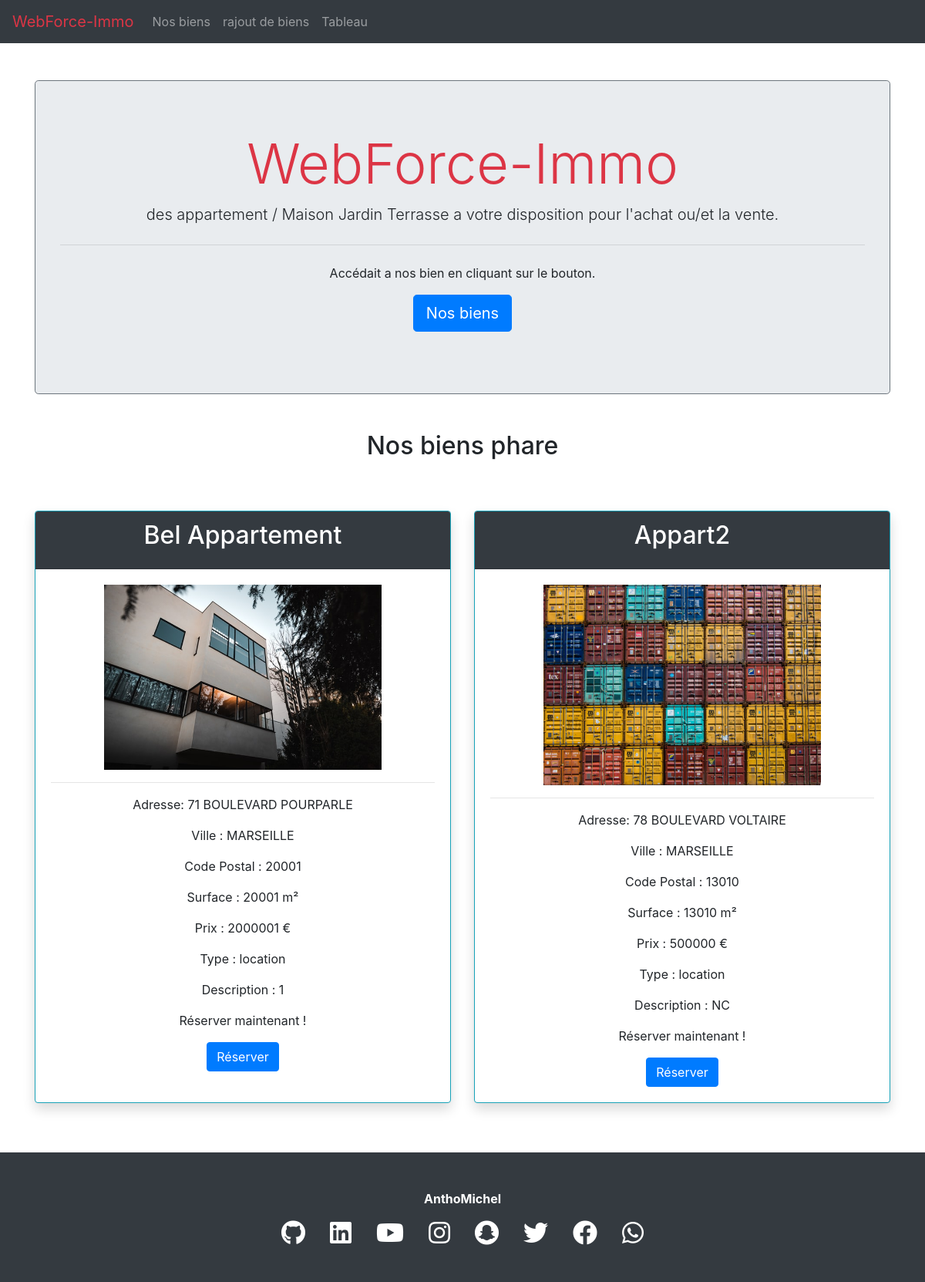
The app's page /indexx.php, older data.
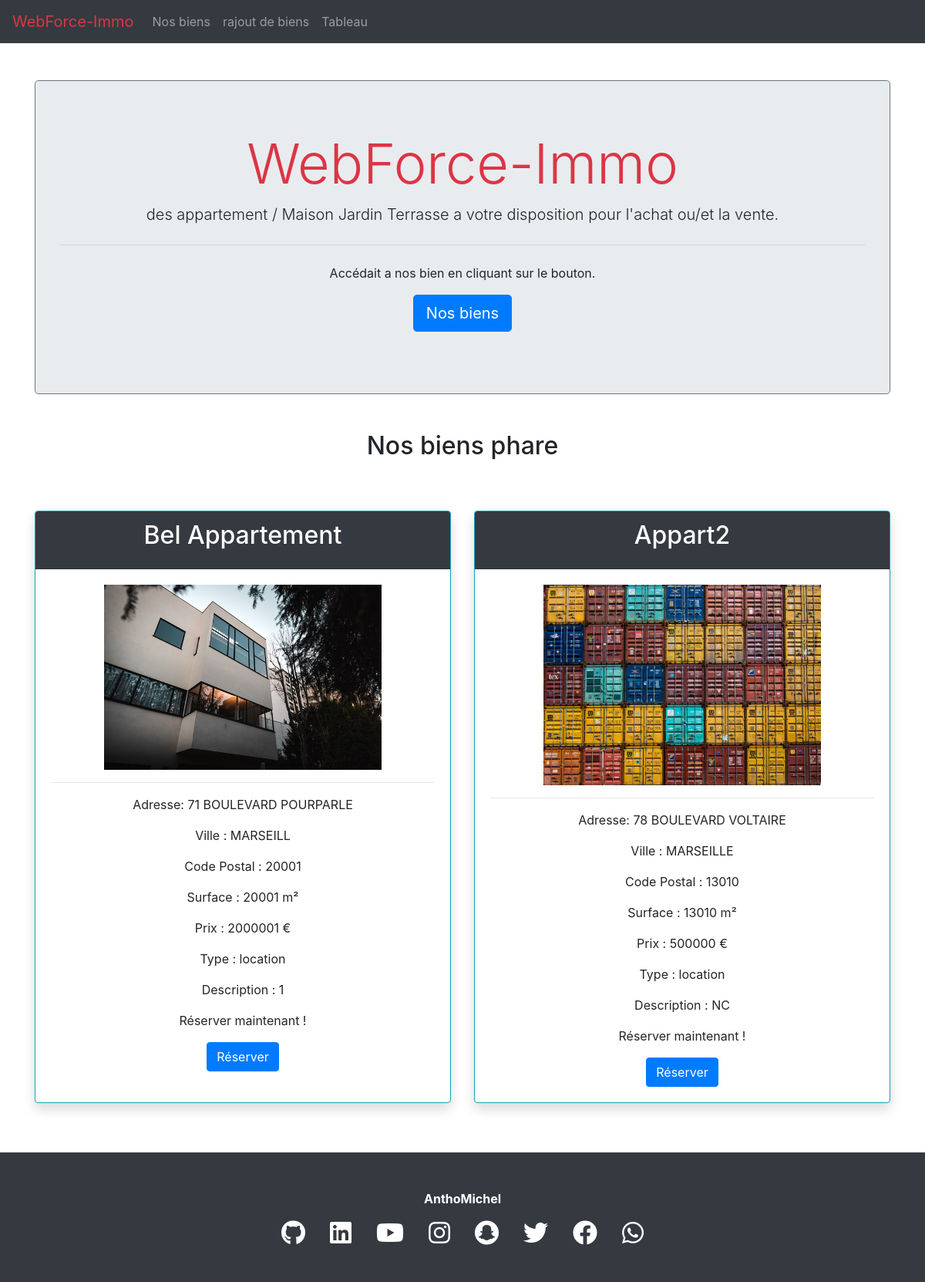
The same page, newer data.
### tables this page shows
CREATE TABLE IF NOT EXISTS `logement` (
  `id_logement` int(11) NOT NULL AUTO_INCREMENT,
  `titre` varchar(255) NOT NULL,
  `adresse` varchar(255) NOT NULL,
  `ville` varchar(255) NOT NULL,
  `cp` int(5) NOT NULL,
  `surface` int(11) NOT NULL,
  `prix` int(11) NOT NULL,
  `photo` varchar(255) DEFAULT NULL,
  `type` enum('location','vente') NOT NULL,
  `description` text,
  PRIMARY KEY (`id_logement`)
);

### partials/database.php (called while the page is built, shortened)
<?php
$dbh = new PDO('mysql:host=localhost;dbname=immo', "root","");
$req  = $dbh->prepare("SELECT * FROM logement");
$req->execute();
$apparts = $req->fetchAll(PDO::FETCH_ASSOC);
?>

### indexx.php (the view, shortened to what this page needs)
<?php require_once "./partials/header.php" ?>
<?php require_once "./partials/database.php";?>
<!DOCTYPE html>
<html lang="fr">
<head>
    <link rel="stylesheet" href="./assets/css/style.css">
</head>
<body>
    <main>
        <div class="container ">
            <div class="jumbotron my-5 text-center border border-secondary">
                <h1 class="display-3 text-danger">
                    WebForce-Immo
                </h1>
                <p class="lead">des appartement / Maison Jardin Terrasse a votre disposition pour l'achat ou/et la vente.</p>
                <hr class="my-4">
                <p>Accédait a nos bien en cliquant sur le bouton.</p>
                <p class="lead">
                    <a class="btn btn-primary btn-lg" href="nos_bien.php" role="button">Nos biens</a>
                </p>
            </div>
            <h2 class="my-5 text-center"> Nos biens phare</h2>
            <div class="card-deck flex-lg-row flex-md-row flex-xl-row flex-column">
                <?php for ($i = 0; $i < 2; $i++) : ?>
                    <div class="card text-center shadow my-3 border border-info">
                        <div class="card-header bg-dark text-white ">
                            <h2 class="card-title"><?= ucwords($apparts["$i"]["titre"]) ?></h2>
                        </div>
                        <div class="card-body">
                            <img src="<?= $apparts["$i"]["photo"] ?>" alt="photo1">
                            <hr>
                            <p>Adresse:
                                <span><?= mb_strtoupper($apparts["$i"]["adresse"]) ?></span>
                            </p>
                            <p>Ville :
                                <span><?= mb_strtoupper($apparts["$i"]["ville"]) ?></span>
                            </p>
                            <p>Code Postal :
                                <span><?= $apparts["$i"]["cp"] ?></span>
                            </p>
                            <p>Surface :
                                <?php if ($apparts["$i"]["surface"]) : ?>
                                    <span><?= $apparts["$i"]["cp"] ?> m²</span>
                                <?php else : ?>
                                    <span>NC</span>
                                <?php endif; ?>
                            </p>
                            <p>Prix :
                                <?php if ($apparts["$i"]["prix"]) : ?>
                                    <span><?= $apparts["$i"]["prix"] ?> €</span>
                                <?php else : ?>
                                    <span>NC</span>
                                <?php endif; ?>
                            </p>
                            <p>Type :
                                <?php if ($apparts["$i"]["type"]) : ?>
                                    <span><?= $apparts["$i"]["type"] ?></span>
                                <?php else : ?>
                                    <span>NC</span>
                                <?php endif; ?>
                            </p>
                            <p>Description :
                                <?php if ($apparts["$i"]["description"]) : ?>
                                    <span><?= $apparts["$i"]["description"] ?></span>
                                <?php else : ?>
                                    <span>NC</span>
                                <?php endif; ?>
                            </p>
                            <p>Réserver maintenant !</p>
                            <button class="btn btn-primary ">Réserver</button>
                        </div>
                    </div>
                <?php endfor ?>
            </div>
    </main>
    <?php require_once "./partials/footer.php" ?>
</body>
</html>

### partials/header.php (shortened to what this page needs)
<!DOCTYPE html>
<html lang="fr">
<head>
    <link rel="stylesheet" href="https://cdn.jsdelivr.net/npm/bootstrap@4.6.1/dist/css/bootstrap.min.css">
    <link rel="stylesheet" href="https://use.fontawesome.com/releases/v5.8.1/css/all.css">
    <link rel="stylesheet" href="../assets/css/style.css">
</head>
<body>
<header>
        <nav class="navbar navbar-expand navbar-dark bg-dark">
            <a href="indexx.php" class="navbar-brand text-danger">WebForce-Immo</a>
            <ul class="navbar-nav">
                <li class="nav-item">
                    <a href="nos_bien.php" class="nav-link">Nos biens</a>
                </li>
                <li class="nav-item">
                    <a href="create.test.php" class="nav-link">rajout de biens</a>
                </li>
                <li class="nav-item">
                    <a href="tableau.php" class="nav-link">Tableau</a>
                </li>
            </ul>
        </nav>
    </header>
</body>

### partials/footer.php
<footer class="bg-dark p-5 fixed text-white text-center mt-5">
<p class="font-weight-bold">AnthoMichel</p>
<div class="d-flex justify-content-center">
    <i class="fab fa-github fa-2x mx-3"></i>
    <i class="fab fa-linkedin fa-2x mx-3"></i>
    <i class="fab fa-youtube fa-2x mx-3"></i>
    <i class="fab fa-instagram fa-2x mx-3"></i>
    <i class="fab fa-snapchat fa-2x mx-3"></i>
    <i class="fab fa-twitter fa-2x mx-3"></i>
    <i class="fab fa-facebook fa-2x mx-3"></i>
    <i class="fab fa-whatsapp fa-2x mx-3"></i>
</div>
</footer>

### assets/css/style.css (style rules this page uses)
img { max-width: 360px; max-height: 260px; }

Row changes from the older to the newer data that the page shows:
changed logement "Bel Appartement": ville "MARSEILLE" → "MARSEILL"
